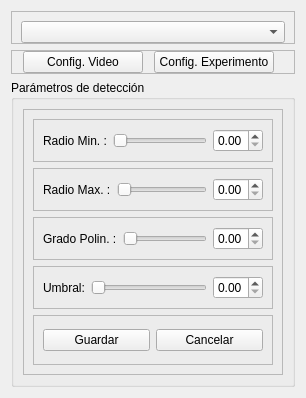
            <widget class="QWidget" name="tab_3">
             <attribute name="title">
              <string>Cámara</string>
             </attribute>
             <layout class="QVBoxLayout" name="verticalLayout_2">
              <item>
               <widget class="QFrame" name="frame_4">
                <property name="maximumSize">
                 <size>
                  <width>16777215</width>
                  <height>40</height>
                 </size>
                </property>
                <property name="frameShape">
                 <enum>QFrame::StyledPanel</enum>
                </property>
                <property name="frameShadow">
                 <enum>QFrame::Raised</enum>
                </property>
                <layout class="QHBoxLayout" name="horizontalLayout_12">
                 <property name="bottomMargin">
                  <number>0</number>
                 </property>
                 <item>
                  <widget class="QComboBox" name="comboBoxCamara">
                   <property name="placeholderText">
                    <string>-- Selecciona una cámara --</string>
                   </property>
                  </widget>
                 </item>
                </layout>
               </widget>
              </item>
              <item>
               <widget class="QFrame" name="frame_5">
                <property name="maximumSize">
                 <size>
                  <width>16777215</width>
                  <height>40</height>
                 </size>
                </property>
                <property name="frameShape">
                 <enum>QFrame::StyledPanel</enum>
                </property>
                <property name="frameShadow">
                 <enum>QFrame::Raised</enum>
                </property>
                <layout class="QHBoxLayout" name="horizontalLayout_13">
                 <property name="spacing">
                  <number>0</number>
                 </property>
                 <property name="leftMargin">
                  <number>0</number>
                 </property>
                 <property name="topMargin">
                  <number>0</number>
                 </property>
                 <property name="bottomMargin">
                  <number>0</number>
                 </property>
                 <item>
                  <widget class="QPushButton" name="buttonConfiguracion">
                   <property name="maximumSize">
                    <size>
                     <width>120</width>
                     <height>16777215</height>
                    </size>
                   </property>
                   <property name="text">
                    <string>Config. Video</string>
                   </property>
                  </widget>
                 </item>
                 <item>
                  <widget class="QPushButton" name="buttonConfiguracionExper">
                   <property name="maximumSize">
                    <size>
                     <width>120</width>
                     <height>16777215</height>
                    </size>
                   </property>
                   <property name="text">
                    <string>Config. Experimento</string>
                   </property>
                  </widget>
                 </item>
                </layout>
               </widget>
              </item>
              <item>
               <widget class="QGroupBox" name="groupBox">
                <property name="title">
                 <string>Parámetros de detección</string>
                </property>
                <layout class="QHBoxLayout" name="horizontalLayout_14">
                 <item>
                  <widget class="QFrame" name="frame_6">
                   <property name="maximumSize">
                    <size>
                     <width>16777215</width>
                     <height>279</height>
                    </size>
                   </property>
                   <property name="frameShape">
                    <enum>QFrame::StyledPanel</enum>
                   </property>
                   <property name="frameShadow">
                    <enum>QFrame::Raised</enum>
                   </property>
                   <layout class="QVBoxLayout" name="verticalLayout_5">
                    <item>
                     <widget class="QFrame" name="frame_7">
                      <property name="frameShape">
                       <enum>QFrame::StyledPanel</enum>
                      </property>
                      <property name="frameShadow">
                       <enum>QFrame::Raised</enum>
                      </property>
                      <layout class="QHBoxLayout" name="horizontalLayout_17">
                       <item>
                        <widget class="QLabel" name="label_2">
                         <property name="text">
                          <string>Radio Min. :</string>
                         </property>
                        </widget>
                       </item>
                       <item>
                        <widget class="QSlider" name="hSliderRadioMin">
                         <property name="maximumSize">
                          <size>
                           <width>130</width>
                           <height>16777215</height>
                          </size>
                         </property>
                         <property name="minimum">
                          <number>0</number>
                         </property>
                         <property name="maximum">
                          <number>99</number>
                         </property>
                         <property name="singleStep">
                          <number>1</number>
                         </property>
                         <property name="orientation">
                          <enum>Qt::Horizontal</enum>
                         </property>
                        </widget>
                       </item>
                       <item>
                        <widget class="QDoubleSpinBox" name="dSpinBoxRadioMin">
                         <property name="maximumSize">
                          <size>
                           <width>50</width>
                           <height>16777215</height>
                          </size>
                         </property>
                        </widget>
                       </item>
                      </layout>
                     </widget>
                    </item>
                    <item>
                     <widget class="QFrame" name="frame_8">
                      <property name="frameShape">
                       <enum>QFrame::StyledPanel</enum>
                      </property>
                      <property name="frameShadow">
                       <enum>QFrame::Raised</enum>
                      </property>
                      <layout class="QHBoxLayout" name="horizontalLayout_19">
                       <item>
                        <widget class="QLabel" name="label_4">
                         <property name="text">
                          <string>Radio Max. :</string>
                         </property>
                        </widget>
                       </item>
                       <item>
                        <widget class="QSlider" name="hSliderRadioMax">
                         <property name="maximumSize">
                          <size>
                           <width>130</width>
                           <height>16777215</height>
                          </size>
                         </property>
                         <property name="orientation">
                          <enum>Qt::Horizontal</enum>
                         </property>
                        </widget>
                       </item>
                       <item>
                        <widget class="QDoubleSpinBox" name="dSpinBoxRadioMax">
                         <property name="maximumSize">
                          <size>
                           <width>50</width>
                           <height>16777215</height>
                          </size>
                         </property>
                        </widget>
                       </item>
                      </layout>
                     </widget>
                    </item>
                    <item>
                     <widget class="QFrame" name="frame_10">
                      <property name="frameShape">
                       <enum>QFrame::StyledPanel</enum>
                      </property>
                      <property name="frameShadow">
                       <enum>QFrame::Raised</enum>
                      </property>
                      <layout class="QHBoxLayout" name="horizontalLayout_21">
                       <item>
                        <widget class="QLabel" name="label_6">
                         <property name="text">
                          <string>Grado Polin. :</string>
                         </property>
                        </widget>
                       </item>
                       <item>
                        <widget class="QSlider" name="hSliderGradoPolig">
                         <property name="maximumSize">
                          <size>
                           <width>130</width>
                           <height>16777215</height>
                          </size>
                         </property>
                         <property name="orientation">
                          <enum>Qt::Horizontal</enum>
                         </property>
                        </widget>
                       </item>
                       <item>
                        <widget class="QDoubleSpinBox" name="dSpinBoxGradoPolig">
                         <property name="maximumSize">
                          <size>
                           <width>50</width>
                           <height>16777215</height>
                          </size>
                         </property>
                        </widget>
                       </item>
                      </layout>
                     </widget>
                    </item>
                    <item>
                     <widget class="QFrame" name="frame_11">
                      <property name="frameShape">
                       <enum>QFrame::StyledPanel</enum>
                      </property>
                      <property name="frameShadow">
                       <enum>QFrame::Raised</enum>
                      </property>
                      <layout class="QHBoxLayout" name="horizontalLayout_22">
                       <item>
                        <widget class="QLabel" name="label_7">
                         <property name="text">
                          <string>Umbral:</string>
                         </property>
                        </widget>
                       </item>
                       <item>
                        <widget class="QSlider" name="hSliderUmbral">
                         <property name="maximumSize">
                          <size>
                           <width>130</width>
                           <height>16777215</height>
                          </size>
                         </property>
                         <property name="orientation">
                          <enum>Qt::Horizontal</enum>
                         </property>
                        </widget>
                       </item>
                       <item>
                        <widget class="QDoubleSpinBox" name="dSpinBoxUmbral">
                         <property name="maximumSize">
                          <size>
                           <width>50</width>
                           <height>16777215</height>
                          </size>
                         </property>
                        </widget>
                       </item>
                      </layout>
                     </widget>
                    </item>
                    <item>
                     <widget class="QFrame" name="frame_19">
                      <property name="minimumSize">
                       <size>
                        <width>0</width>
                        <height>50</height>
                       </size>
                      </property>
                      <property name="frameShape">
                       <enum>QFrame::StyledPanel</enum>
                      </property>
                      <property name="frameShadow">
                       <enum>QFrame::Raised</enum>
                      </property>
                      <layout class="QHBoxLayout" name="horizontalLayout_29">
                       <item>
                        <widget class="QPushButton" name="buttonGuardarParamDetec">
                         <property name="text">
                          <string>Guardar</string>
                         </property>
                        </widget>
                       </item>
                       <item>
                        <widget class="QPushButton" name="buttonCancelarParamDetec">
                         <property name="text">
                          <string>Cancelar</string>
                         </property>
                        </widget>
                       </item>
                      </layout>
                     </widget>
                    </item>
                   </layout>
                  </widget>
                 </item>
                </layout>
               </widget>
              </item>
             </layout>
            </widget>
